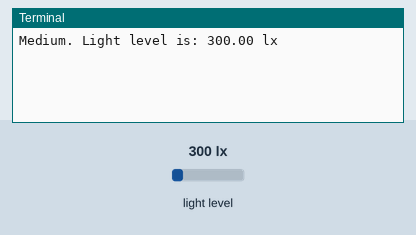
Simulated run of this program. Board: Raspberry Pi (BCM pin numbers). On the bench: the last lines printed to the terminal. The inputs (shaded band) are chosen by the test bench; at power-on: light level 300 lx.

Above: at 1.2 s.
1.3 s: light level set to 40 lx
At 2.4 s:
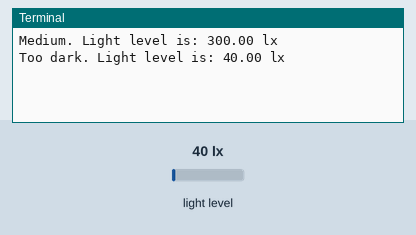
3.5 s: light level set to 1000 lx
At 5.2 s:
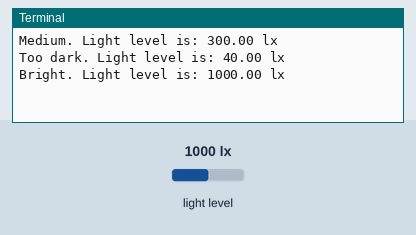
5.5 s: light level set to 230 lx
At 7.2 s:
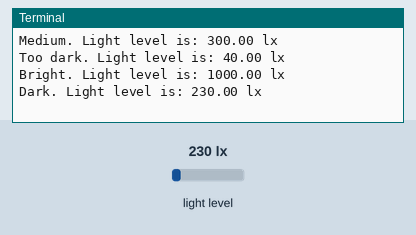

Measured:
- after the input at 1.3 s, the terminal: prints a new line after 0.71 s (image 1)
- after the input at 3.5 s, the terminal: prints a new line after 0.52 s (image 2)
- after the input at 5.5 s, the terminal: prints a new line after 0.52 s (image 3)

The program:

main.py
```python
import smbus
import time

# i2c channel
i2c_ch = 1
# address of gy-30 light sensor on i2c bus
i2c_address = 0x23

ONE_TIME_HIGH_RES_MODE_1 = 0x20

bus = smbus.SMBus(1)

# convert 2 bytes of data to a decimal number
# method taken from online bh1750 library located at https://gist.github.com/bwaldvogel/65d5202d5da5849a03a3c1b7711e6661
def convert_data(data):
    return (data[1] + (256*data[0])) / 1.2

def read_light(addr = i2c_address):
    # read data from the i2c interface
    data = bus.read_i2c_block_data(addr, ONE_TIME_HIGH_RES_MODE_1)
    return convert_data(data)

previous_reading = 0
try:
    while True:
        light_level = read_light()
        if light_level != previous_reading:
            light_string = ("{0:1.2f} lx".format(light_level))

            if light_level <= 100:
                print("Too dark. Light level is:", light_string)
            elif light_level <= 250:
                print("Dark. Light level is:", light_string)
            elif light_level <= 500:
                print("Medium. Light level is:", light_string)
            elif light_level <= 2500:
                print("Bright. Light level is:", light_string)
            else:
                print("Too bright. Light level is:", light_string)
        time.sleep(1)
        previous_reading = light_level
except KeyboardInterrupt:
    pass
print("User cancelled operation.")


    
```
